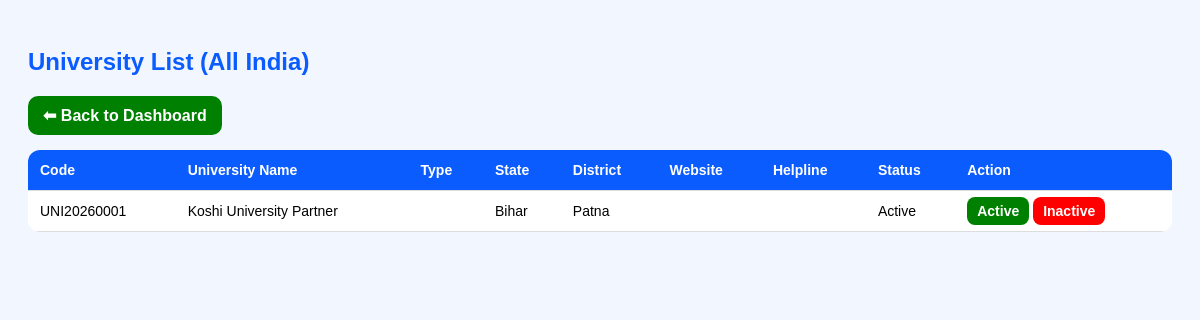
/superadmin/university_list.php (signed in), run on the app's committed database.
### tables this page shows
CREATE TABLE `universities` (
  `id` int(11) NOT NULL,
  `uni_code` varchar(50) NOT NULL,
  `university_name` varchar(200) NOT NULL,
  `address` text DEFAULT NULL,
  `state` varchar(100) DEFAULT NULL,
  `district` varchar(100) DEFAULT NULL,
  `contact` varchar(50) DEFAULT NULL,
  `email` varchar(150) DEFAULT NULL,
  `status` varchar(20) DEFAULT 'Active',
  `created_at` timestamp NOT NULL DEFAULT current_timestamp()
);

### superadmin/university_list.php (the view, shortened to what this page needs)
<?php
include("../db.php");
?>
<!DOCTYPE html>
<html>
<head>
</head>
<body>
<h2>University List (All India)</h2>
<a class="back" href="dashboard.php">⬅ Back to Dashboard</a>
<table>
  <tr>
    <th>Code</th>
    <th>University Name</th>
    <th>Type</th>
    <th>State</th>
    <th>District</th>
    <th>Website</th>
    <th>Helpline</th>
    <th>Status</th>
    <th>Action</th>
  </tr>
  <?php
  $res = $conn->query("SELECT * FROM universities ORDER BY id DESC");
  while($row = $res->fetch_assoc()){
    echo "<tr>
      <td>".$row['uni_code']."</td>
      <td>".$row['university_name']."</td>
      <td>".$row['university_type']."</td>
      <td>".$row['state']."</td>
      <td>".$row['district']."</td>
      <td>".$row['website']."</td>
      <td>".$row['helpline']."</td>
      <td>".$row['status']."</td>
      <td>
        <a class='btn' href='university_status.php?id=".$row['id']."&status=Active'>Active</a>
        <a class='btn red' href='university_status.php?id=".$row['id']."&status=Inactive'>Inactive</a>
      </td>
    </tr>";
  }
  ?>
</table>
</body>
</html>

### superadmin/university_list.php (style rules this page uses)
body { font-family:Arial;background:#f2f7ff;padding:20px; }
h2 { color:#0b5cff; }
table { width:100%;border-collapse:collapse;background:white;border-radius:12px;overflow:hidden; }
th,td { padding:12px;border-bottom:1px solid #ddd;text-align:left;font-size:14px; }
th { background:#0b5cff;color:white; }
a.btn { padding:6px 10px;background:green;color:white;text-decoration:none;border-radius:8px;font-weight:bold; }
a.btn.red { background:red; }
a.back { display:inline-block;margin-bottom:15px;padding:10px 15px;background:green;color:white;text-decoration:none;border-radius:10px;font-weight:bold; }

### data on the page
universities: uni_code "UNI20260001", university_name "Koshi University Partner", state "Bihar", district "Patna", status "Active"
